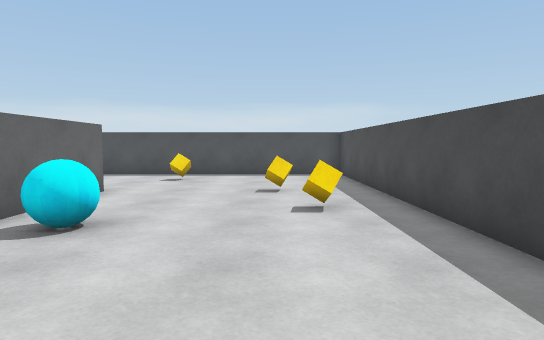
view 1 (above)

16 first-person views from a walk through a scene from a Unity 3-D project. The camera is 1.2 m above the floor, tilts 4° down and sees 75° across. The floor is counted in squares, 1 m on a side. Each view is taken from the middle of a square. On the plan, view 1 faces up. The plan holds only what a view shows up to about 14 squares ahead; the rest is blank.

view 2
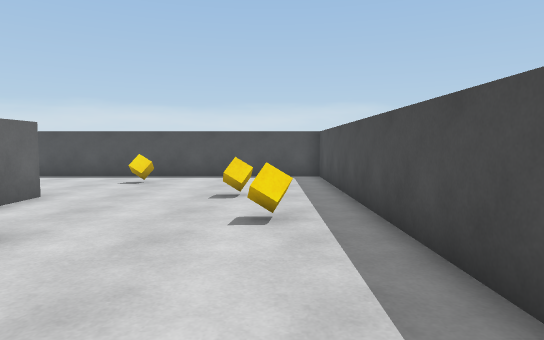

view 3
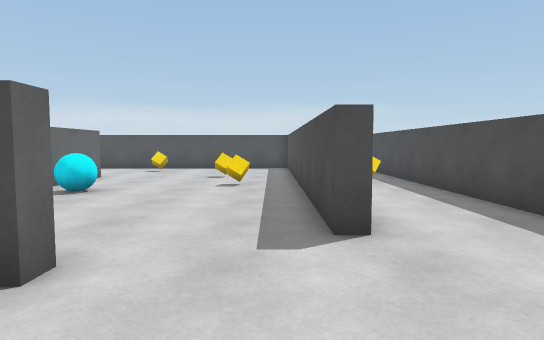

view 4
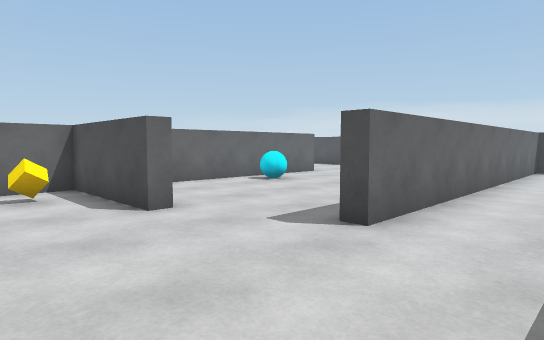

view 5
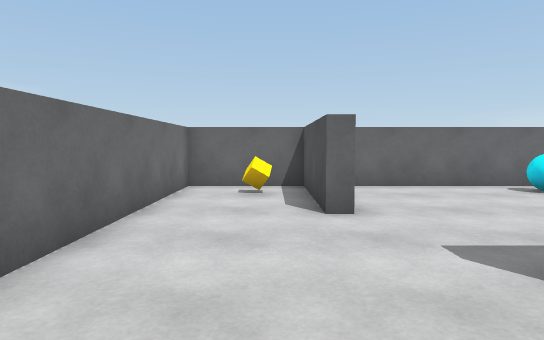

view 6
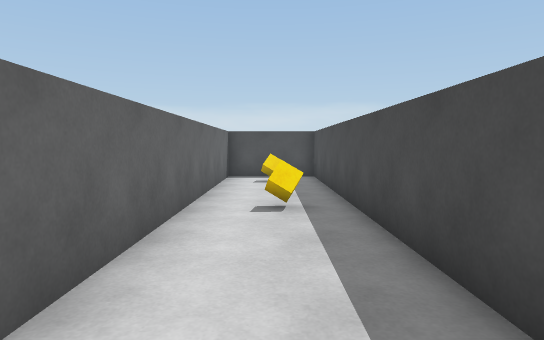

view 7
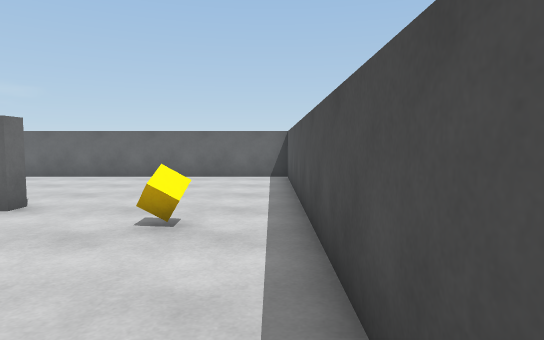

view 8
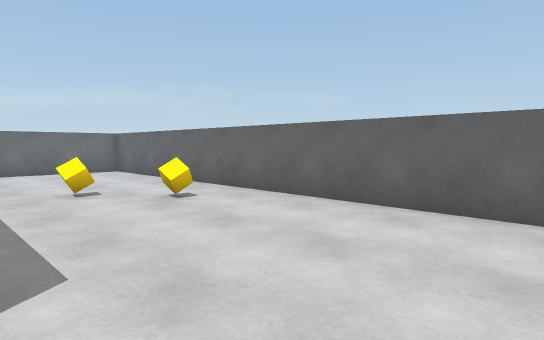

view 9
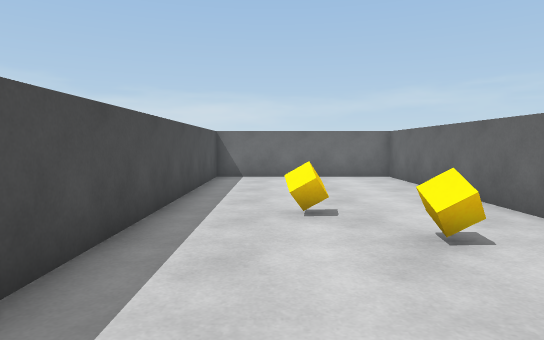

view 10
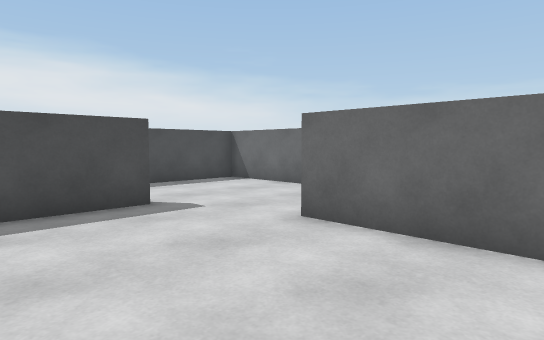

view 11
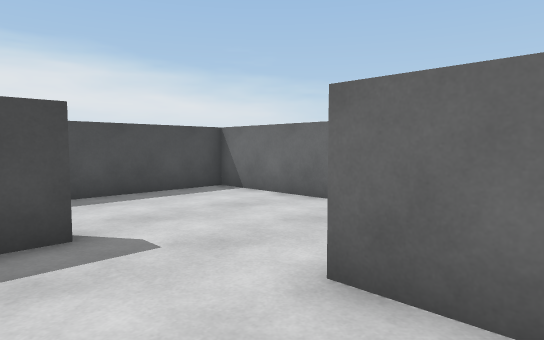

view 12
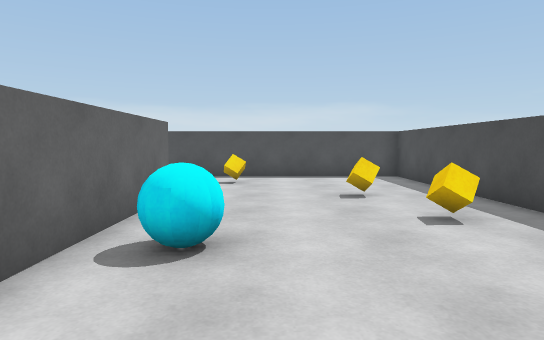

view 13
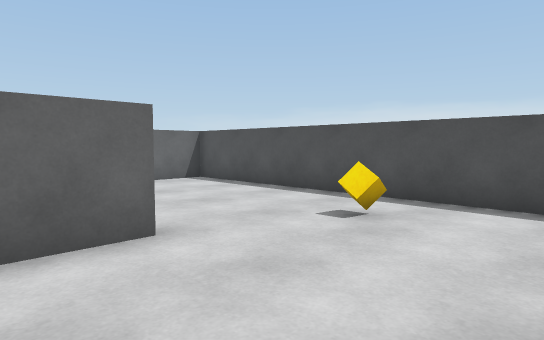

view 14
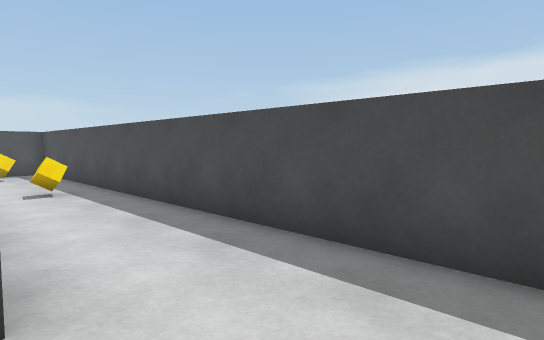

view 15
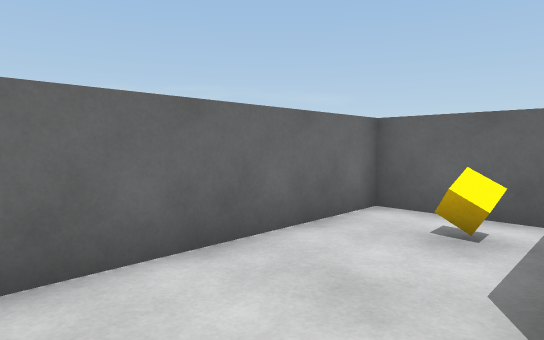

view 16
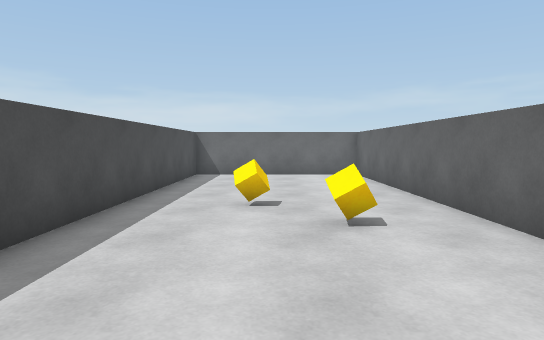

### Floor plan
Points are (right, up) in squares from view 1. A wall is a line through its corners. A room is listed if a view was taken in it or the views show most of it. See-through windows are left out.
Room 1 (views 1, 2, 3, 4, 5, 6, 7, 8, 9, 10, 11, 12, 13, 14, 15, 16)
walls: (-5, 9.2) (-4.4, 9.2) (-4.4, 0.4); (-3.5, -0.6) (-0.1, -0.6) (-0.1, -1.1) (-4.4, -1.1) (-4.4, -4.5) (6.6, -4.5) (6.6, 14.6) (3.3, 14.6) (3.3, 0.7) (2.8, 0.7) (2.8, 14.6) (-11.5, 14.6) (-11.5, -4.5) (-4.9, -4.5) (-4.9, 6.4)
objects: cube (-9, 5); cube (-8, 3); cube (-3, -2); cyan ball (-3, 5) to (-3, 6); cube (-3, 12); cube (0, 9); cube (1, 7); cube (5, 8); cube (5, 13)

Where each view was taken, in squares from view 1:
view 1: 0 up, 0 right, facing up
view 2: 1 up, 1 right, facing up
view 3: 4 down, 2 right, facing up
view 4: 4 down, 6 right, facing up-left
view 5: 2 down, 6 right, facing left
view 6: 1 up, 5 right, facing up
view 7: 14 up, 2 right, facing left
view 8: 12 up, 5 left, facing down-left
view 9: 9 up, 7 left, facing down
view 10: 4 up, 4 left, facing down-right
view 11: 2 up, 2 left, facing down-right
view 12: 1 up, 2 left, facing up
view 13: 7 up, 0 right, facing up-left
view 14: 2 down, 3 right, facing up-right
view 15: 1 down, 2 right, facing down-left
view 16: 10 up, 8 left, facing down
